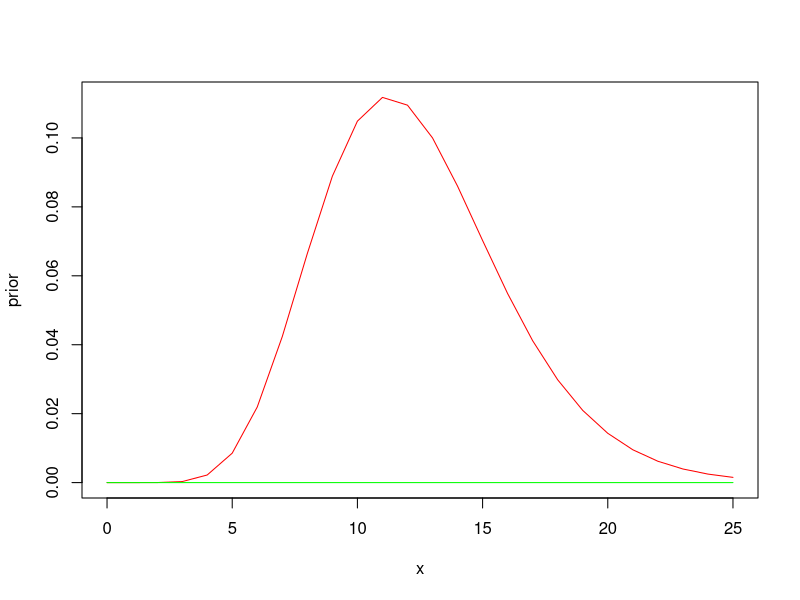

R code for this plot:
draw_gamma <- function(alpha,beta) {
  a = alpha
  b = beta
  range = seq(0,10, by=1/10)
  y = dgamma(range, a, b)
  return(y)
  #plot(range, y, type='l', col='blue')
}

draw_exp <- function(lambda){
  l = lambda
  range = seq(1,10, by=1/10)
  y = dexp(range, l)
  return(y)
  #plot(range, y, type='l', col='red')
}

prior <- draw_gamma(alpha=2, beta=2)
posterior <- draw_exp(lambda=2)


a_prior = 11.111
b_prior = 1.111
a_posterior = 46.111
b_posterior = 6.111

prior_average = a_prior/b_prior
prior_variace = a_prior/b_prior**2

posterior_average = a_posterior/b_posterior
posterior_variace = a_posterior/b_posterior**2

prior_min = 0
posterior_min = 0

prior_max = prior_average + 5*sqrt(prior_variace)
posterior_max = posterior_average + 5*sqrt(posterior_variace)

max_value = max(prior_max, posterior_max)

x=seq(0,max_value, by=1)
prior = dgamma(x, shape=a_prior, scale=b_prior)
posterior = dgamma(x, shape=a_posterior, scale=b_posterior)

plot(x,prior, type="l", col="red")
lines(x,posterior , type="l", col="green")
